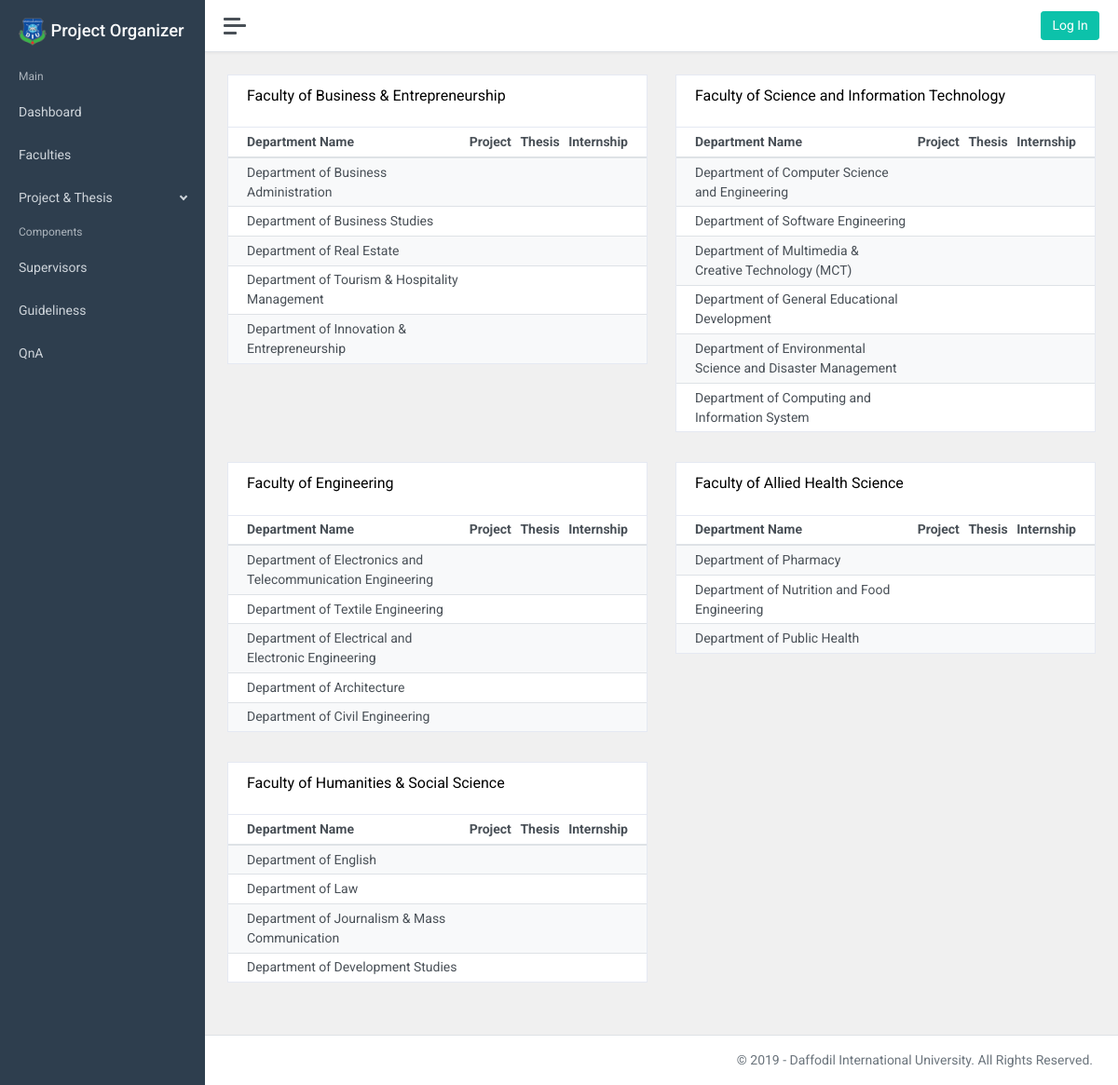
Before: /allfaculty/ with the older database file.
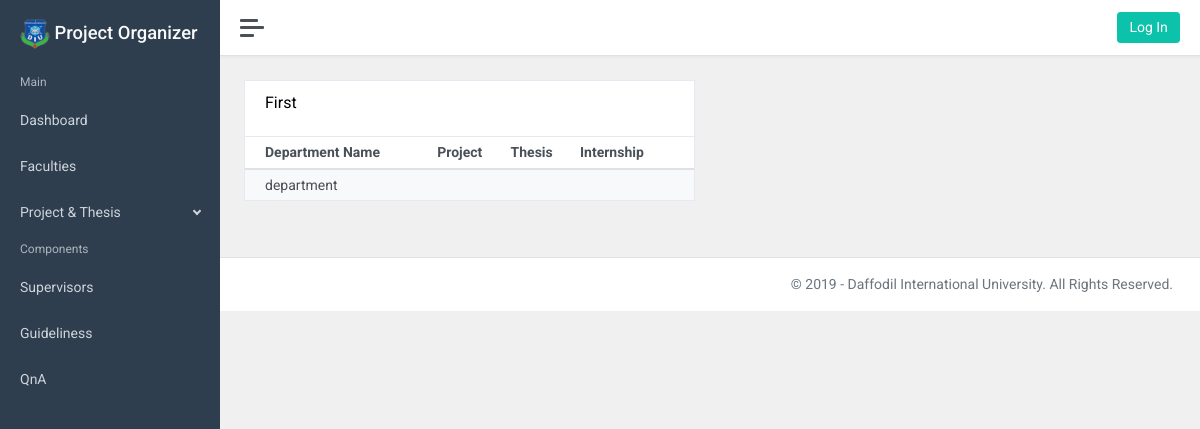
After: the same page with the newer database file.
### projectapp/models.py (models this page shows, shortened)
class faculty(models.Model):
	faculty_name = models.CharField(max_length=100, unique=True)

class department(models.Model):
	department_name = models.CharField(max_length=100, unique=True)
	department_nickname = models.CharField(max_length=20, unique=True)
	facultyName = models.ForeignKey(faculty, on_delete=models.CASCADE)
	posted_on = models.DateTimeField(auto_now=False, auto_now_add=True)
	updated_on = models.DateTimeField(auto_now=True, auto_now_add=False)

### projectapp/views.py (the view)
# urls.py: path('allfaculty/', views.getallfaculty, name="allfaculty"),
def getallfaculty(request):
   faculty_data = faculty.objects.all()
   department_data = department.objects.all()
   context={
       "f_data":faculty_data,
       "d_data":department_data
   }
   return render(request, "faculty.html", context)

### templates/faculty.html (shortened to what this page needs)
{% extends 'base.html' %}
{% load static %}
{% block content%}
<div class="row">
    {% for i in f_data %}
    <div class="col-12 col-xl-6">
        <div class="card">
            <div class="card-header">
                <h5 class="card-title">{{i.faculty_name}}</h5>
            </div>
            <table class="table table-striped table-sm">
                <thead>
                    <tr>
                        <th>Department Name</th>
                        <th class="text-left">Project</th>
                        <th class="text-left">Thesis</th>
                        <th class="text-left">Internship</th>
                    </tr>
                </thead>
                <tbody>
                    {% for j in d_data %}
                    {% if j.facultyName.id == i.id %}
                    <tr>
                        <td>{{j.department_name}}</td>
                        <td class="table-action">
                            <a href="{% url 'queryproject' id=j.id %}"></a>
                        </td>
                        <td class="table-action">
                            <a href="{% url 'querythesis' id=j.id %}"></a>
                        </td>
                        <td class="table-action">
                            <a href="{% url 'queryinternshiplist' id=j.id %}"></a>
                        </td>
                    </tr>
                    {% endif %}
                    {% endfor %}
                </tbody>
            </table>
        </div>
    </div>
    {% endfor %}
</div>
{% endblock %}

Changed rows visible on the page:
removed department: department_name "Department of Business Administration"
removed department: department_name "Department of Business Studies"
removed department: department_name "Department of Real Estate"
removed department: department_name "Department of Tourism & Hospitality Management"
removed department: department_name "Department of Innovation & Entrepreneurship"
removed faculty: faculty_name "Faculty of Science and Information Technology"
removed department: department_name "Department of Computer Science and Engineering", shown under "Faculty of Science and Information Technology"
removed department: department_name "Department of Software Engineering", shown under "Faculty of Science and Information Technology"
removed department: department_name "Department of Multimedia & Creative Technology (MCT)", shown under "Faculty of Science and Information Technology"
removed department: department_name "Department of General Educational Development", shown under "Faculty of Science and Information Technology"
removed department: department_name "Department of Environmental Science and Disaster Management", shown under "Faculty of Science and Information Technology"
removed department: department_name "Department of Computing and Information System", shown under "Faculty of Science and Information Technology"
removed faculty: faculty_name "Faculty of Engineering"
removed department: department_name "Department of Electronics and Telecommunication Engineering", shown under "Faculty of Engineering"
removed department: department_name "Department of Textile Engineering", shown under "Faculty of Engineering"
removed department: department_name "Department of Electrical and Electronic Engineering", shown under "Faculty of Engineering"
removed department: department_name "Department of Architecture", shown under "Faculty of Engineering"
removed department: department_name "Department of Civil Engineering", shown under "Faculty of Engineering"
removed faculty: faculty_name "Faculty of Allied Health Science"
removed department: department_name "Department of Pharmacy", shown under "Faculty of Allied Health Science"
removed department: department_name "Department of Nutrition and Food Engineering", shown under "Faculty of Allied Health Science"
removed department: department_name "Department of Public Health", shown under "Faculty of Allied Health Science"
removed faculty: faculty_name "Faculty of Humanities & Social Science"
removed department: department_name "Department of English", shown under "Faculty of Humanities & Social Science"
removed department: department_name "Department of Law", shown under "Faculty of Humanities & Social Science"
removed department: department_name "Department of Journalism & Mass Communication", shown under "Faculty of Humanities & Social Science"
removed department: department_name "Department of Development Studies", shown under "Faculty of Humanities & Social Science"
changed faculty: faculty_name "Faculty of Business & Entrepreneurship" → "First"
added department: department_name "department"
